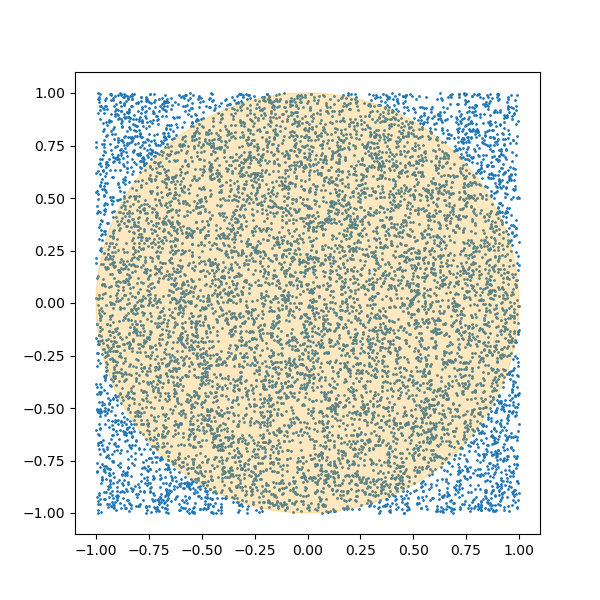

Generate this figure with Python:
import numpy as np
import matplotlib.pyplot as plt

np.random.seed(42)

N = 10000

points = np.random.uniform([-1,-1],[1,1],(N,2))


count = 0
for x, y in points:
    if x*x + y*y <= 1:
        count += 1

PI = 4 * count / N

print(f"PI is approximate to be {PI:.7f}")

plt.figure(figsize=(6,6))

# plot points
plt.scatter(points[:, 0], points[:, 1], s=1)

# create a circle
circle = plt.Circle(
    (0, 0),          # center
    1,               # radius
    alpha=0.25,       # transparency
    color = "orange"
)

# add circle to the plot
plt.gca().add_patch(circle)

plt.show()
